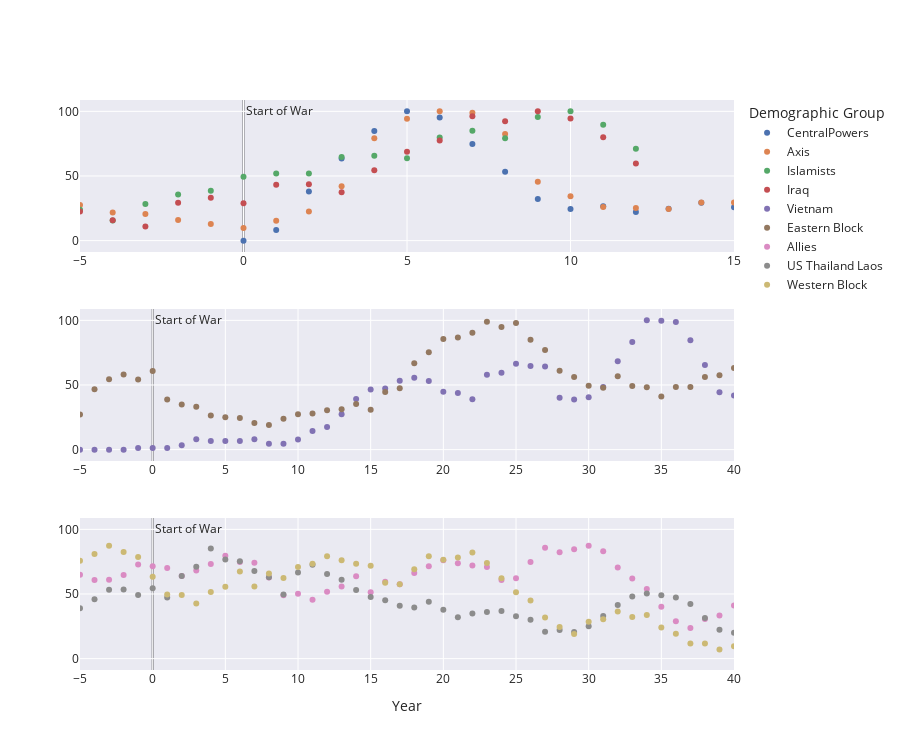

Notebook code cell kept with this figure:
### Code cell
AlliedForces = ['Japanese','Russian','American','Italian','English','French']
Allies = ['American','English', 'French', 'Soviet']
CentralPowers = ['German','Austrian', 'Turkish','Hungarian']
Axis = ['German','Nazi','Japanese','Italian','Hungarian','Thai']

figures = [
plot_relative_occurrences_mean(all_counts_by_period, [CentralPowers,Axis,['Afghan','Islamic'],['Iraqi']],
                               groups = ['CentralPowers','Axis','Islamists','Iraq'],
                               center_periods=[1914,1939,2001,2001],normalize=True),
plot_relative_occurrences_mean(all_counts_by_period, [['Vietnamese'],['Russian','Soviet','Chinese']],
                               groups = ['Vietnam','Eastern Block'],
                               center_periods=[1955,1947],normalize=True),
plot_relative_occurrences_mean(all_counts_by_period, [Allies,['American','Thai','Laotian'],['American','Canadian','English', 'French']],
                               groups = ['Allies','US Thailand Laos','Western Block'],center_periods=[1939,1955,1947],normalize=True),
]


fig = make_subplots(rows=len(figures), cols=1,vertical_spacing = 0.1) 

for i, figure in enumerate(figures):
    for trace in range(len(figure["data"])):
        fig.append_trace(figure["data"][trace], row=i+1, col=1)
        fig.update_traces(mode='markers', selector=dict(mode='lines'))

fig.update_xaxes(range=[-5, 15],row = 1,col = 1)
fig.update_xaxes(range=[-5, 40],row = 2,col = 1)
fig.update_xaxes(range=[-5, 40],row = 3,col = 1)
fig.add_vrect(
                x0=0,
                x1=0,
                annotation_text='Start of War',
                annotation_position="top left",
                fillcolor='rgba(255, 0, 0, 0.1)',
                layer='below',
                line_width=2)

    


fig.update_layout(
        legend_title='Demographic Group',
        template='seaborn',
        height=250*len(figures),
    )

fig.update_xaxes(title_text="Year", row=len(figures), col=1)

fig_json = fig.to_json()

with open('figures/ethnicity-representation_reaction_speed.json', 'w') as json_file:
    json.dump(json.loads(fig_json), json_file, indent=4)   



fig.show()
